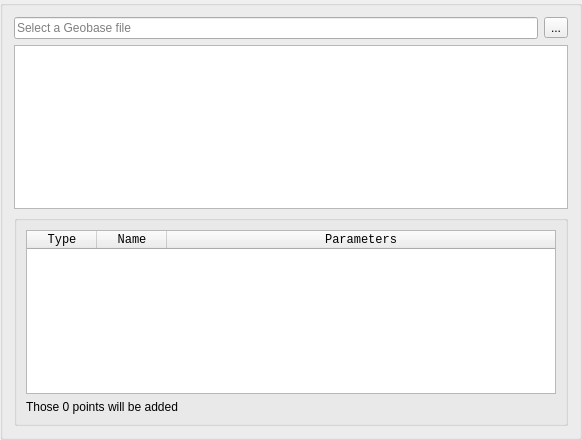
<?xml version="1.0" encoding="UTF-8"?>
<ui version="4.0">
 <class>TT_GroupBoxImportGeobase</class>
 <widget class="QGroupBox" name="TT_GroupBoxImportGeobase">
  <property name="geometry">
   <rect>
    <x>0</x>
    <y>0</y>
    <width>582</width>
    <height>440</height>
   </rect>
  </property>
  <property name="windowTitle">
   <string>GroupBox</string>
  </property>
  <layout class="QVBoxLayout" name="verticalLayout">
   <item>
    <widget class="QFrame" name="fr_file">
     <layout class="QHBoxLayout" name="horizontalLayout_4">
      <property name="leftMargin">
       <number>0</number>
      </property>
      <property name="topMargin">
       <number>0</number>
      </property>
      <property name="rightMargin">
       <number>0</number>
      </property>
      <property name="bottomMargin">
       <number>0</number>
      </property>
      <item>
       <widget class="QLineEdit" name="le_file">
        <property name="readOnly">
         <bool>true</bool>
        </property>
        <property name="placeholderText">
         <string>Select a Geobase file</string>
        </property>
       </widget>
      </item>
      <item>
       <widget class="QToolButton" name="tb_open">
        <property name="text">
         <string>...</string>
        </property>
        <property name="icon">
         <iconset theme="QIcon::ThemeIcon::DocumentOpen"/>
        </property>
        <property name="iconSize">
         <size>
          <width>24</width>
          <height>24</height>
         </size>
        </property>
       </widget>
      </item>
     </layout>
    </widget>
   </item>
   <item>
    <widget class="QListWidget" name="lw_preview">
     <property name="font">
      <font>
       <family>Monospace</family>
       <pointsize>8</pointsize>
      </font>
     </property>
     <property name="selectionMode">
      <enum>QAbstractItemView::SelectionMode::NoSelection</enum>
     </property>
    </widget>
   </item>
   <item>
    <widget class="QGroupBox" name="gb_points">
     <layout class="QVBoxLayout" name="verticalLayout_5">
      <item>
       <widget class="QTableWidget" name="tw_points">
        <property name="font">
         <font>
          <family>Monospace</family>
          <pointsize>8</pointsize>
         </font>
        </property>
        <property name="editTriggers">
         <set>QAbstractItemView::EditTrigger::NoEditTriggers</set>
        </property>
        <property name="selectionMode">
         <enum>QAbstractItemView::SelectionMode::NoSelection</enum>
        </property>
        <property name="horizontalScrollMode">
         <enum>QAbstractItemView::ScrollMode::ScrollPerPixel</enum>
        </property>
        <attribute name="horizontalHeaderDefaultSectionSize">
         <number>70</number>
        </attribute>
        <attribute name="horizontalHeaderStretchLastSection">
         <bool>true</bool>
        </attribute>
        <column>
         <property name="text">
          <string>Type</string>
         </property>
         <property name="font">
          <font>
           <pointsize>9</pointsize>
           <bold>false</bold>
          </font>
         </property>
        </column>
        <column>
         <property name="text">
          <string>Name</string>
         </property>
         <property name="font">
          <font>
           <pointsize>9</pointsize>
          </font>
         </property>
        </column>
        <column>
         <property name="text">
          <string>Parameters</string>
         </property>
         <property name="font">
          <font>
           <pointsize>9</pointsize>
          </font>
         </property>
        </column>
       </widget>
      </item>
      <item>
       <widget class="QLabel" name="lb_nbPoints">
        <property name="text">
         <string>Those 0 points will be added</string>
        </property>
       </widget>
      </item>
     </layout>
    </widget>
   </item>
  </layout>
 </widget>
 <resources/>
 <connections>
  <connection>
   <sender>tb_open</sender>
   <signal>pressed()</signal>
   <receiver>TT_GroupBoxImportGeobase</receiver>
   <slot>slot_tbOpenPressed()</slot>
   <hints>
    <hint type="sourcelabel">
     <x>553</x>
     <y>30</y>
    </hint>
    <hint type="destinationlabel">
     <x>290</x>
     <y>219</y>
    </hint>
   </hints>
  </connection>
 </connections>
 <slots>
  <slot>slot_tbOpenPressed()</slot>
 </slots>
</ui>
